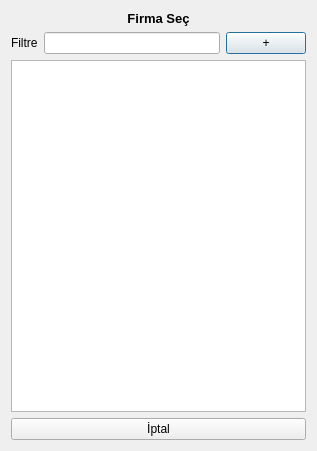
<?xml version="1.0" encoding="UTF-8"?>
<ui version="4.0">
 <class>SelectFirmaDialog</class>
 <widget class="QDialog" name="SelectFirmaDialog">
  <property name="geometry">
   <rect>
    <x>0</x>
    <y>0</y>
    <width>317</width>
    <height>451</height>
   </rect>
  </property>
  <property name="windowTitle">
   <string>Dialog</string>
  </property>
  <layout class="QVBoxLayout" name="verticalLayout">
   <item>
    <widget class="QLabel" name="label_2">
     <property name="text">
      <string>&lt;html&gt;&lt;head/&gt;&lt;body&gt;&lt;p align=&quot;center&quot;&gt;&lt;span style=&quot; font-size:10pt; font-weight:600;&quot;&gt;Firma Seç&lt;/span&gt;&lt;/p&gt;&lt;/body&gt;&lt;/html&gt;</string>
     </property>
    </widget>
   </item>
   <item>
    <layout class="QHBoxLayout" name="horizontalLayout">
     <item>
      <widget class="QLabel" name="label">
       <property name="text">
        <string>Filtre</string>
       </property>
      </widget>
     </item>
     <item>
      <widget class="QLineEdit" name="lineEdit"/>
     </item>
     <item>
      <widget class="QPushButton" name="pushButton">
       <property name="toolTip">
        <string>Yeni Firma Oluştur</string>
       </property>
       <property name="toolTipDuration">
        <number>5</number>
       </property>
       <property name="whatsThis">
        <string>Firma Oluştur</string>
       </property>
       <property name="text">
        <string>+</string>
       </property>
      </widget>
     </item>
    </layout>
   </item>
   <item>
    <widget class="QListView" name="listView"/>
   </item>
   <item>
    <widget class="QPushButton" name="pushButton_2">
     <property name="text">
      <string>İptal</string>
     </property>
    </widget>
   </item>
  </layout>
 </widget>
 <resources/>
 <connections/>
</ui>
